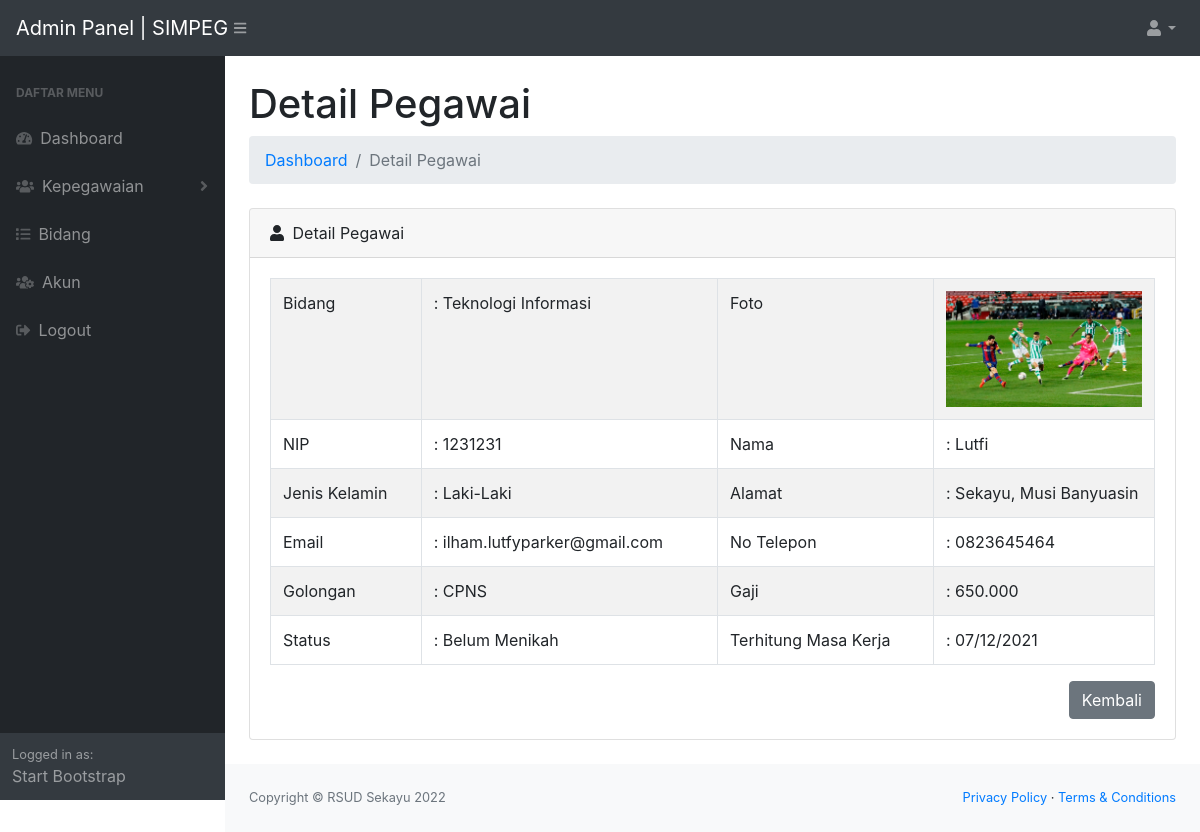
The app's page /admin/detail-pegawai.php?id_pegawai=6 with its own data.
### tables this page shows
CREATE TABLE `pegawai` (
  `id_pegawai` int(11) NOT NULL,
  `id_bidang` int(11) NOT NULL,
  `nip` int(11) NOT NULL,
  `nama` varchar(150) NOT NULL,
  `jk` varchar(15) NOT NULL,
  `alamat` text NOT NULL,
  `email` varchar(50) NOT NULL,
  `no_telepon` varchar(25) NOT NULL,
  `golongan` varchar(20) NOT NULL,
  `gaji` varchar(50) NOT NULL,
  `status` varchar(15) NOT NULL,
  `tmk` date NOT NULL COMMENT 'terhitung masa kerja (tmk)',
  `foto` varchar(150) NOT NULL,
  `id_user` int(11) DEFAULT NULL,
  `tanggal` datetime NOT NULL DEFAULT current_timestamp()
);

CREATE TABLE `bidang` (
  `id_bidang` int(11) NOT NULL,
  `nama_bidang` varchar(25) NOT NULL,
  `tanggal` datetime NOT NULL DEFAULT current_timestamp()
);

### admin/config/controller.php (called while the page is built, shortened)
<?php
function query($query)
{
    global $db;
    $result = mysqli_query($db, $query);
    $rows = [];
    while ($row = mysqli_fetch_assoc($result)) {
        $rows[] = $row;
    }
    return $rows;
}

### admin/detail-pegawai.php (the view, shortened to what this page needs)
<?php
include 'layout/header.php';
$id_pegawai = (int)$_GET['id_pegawai'];
$pegawai = query("SELECT * FROM pegawai INNER JOIN bidang
ON pegawai.id_bidang = bidang.id_bidang WHERE id_pegawai = '$id_pegawai'")[0];
?>
<div id="layoutSidenav_content">
<main>
    <div class="container-fluid">
        <h1 class="mt-4"> Detail Pegawai</h1>
        <ol class="breadcrumb mb-4">
            <li class="breadcrumb-item"><a href="index.php">Dashboard</a></li>
            <li class="breadcrumb-item active">Detail Pegawai</li>
        </ol>
        <div class="card mb-4">
            <div class="card-header">
                <i class="fas fa-user mr-1"></i>
                Detail Pegawai
            </div>
            <div class="card-body">
               <table class="table table-bordered table-striped">
               		<tr>
               			<td>Bidang</td>
               			<td>: <?= $pegawai['nama_bidang']; ?></td>
               			<td>Foto</td>
               			<td width="25%"><img src="assets/img/<?= $pegawai['foto']; ?>" alt="foto" width="100%"></td>
               		</tr>
               		<tr>
               			<td>NIP</td>
               			<td>: <?= $pegawai['nip']; ?></td>
               			<td>Nama</td>
               			<td>: <?= $pegawai['nama']; ?></td>
               		</tr>
               		<tr>
               			<td>Jenis Kelamin</td>
               			<td>: <?= $pegawai['jk']; ?></td>
               			<td>Alamat</td>
               			<td>: <?= $pegawai['alamat']; ?></td>
               		</tr>
               		<tr>
               			<td>Email</td>
               			<td>: <?= $pegawai['email']; ?></td>
               			<td>No Telepon</td>
               			<td>: <?= $pegawai['no_telepon']; ?></td>
               		</tr>
               		<tr>
               			<td>Golongan</td>
               			<td>: <?= $pegawai['golongan']; ?></td>
               			<td>Gaji</td>
               			<td>: <?= number_format($pegawai['gaji'], 0, '.', '.'); ?></td>
               		</tr>
               		<tr>
               			<td>Status</td>
               			<td>: <?= $pegawai['status']; ?></td>
               			<td>Terhitung Masa Kerja</td>
               			<td>: <?= date('d/m/Y', strtotime($pegawai['tmk'])); ?></td>
               		</tr>
               </table>
               <div class="float-right">
               	<a href="daftar-pegawai.php" class="btn btn-secondary">Kembali</a>
               </div>
            </div>
        </div>
    </div>
</main>
<?php include 'layout/footer.php'; ?>

### records on screen
pegawai: id_bidang.nama_bidang "Teknologi Informasi", foto (picture), nip "1231231", nama "Lutfi", jk "Laki-Laki", alamat "Sekayu, Musi Banyuasin", email "ilham.lutfyparker@gmail.com", no_telepon "0823645464", golongan "CPNS", gaji "650.000", status "Belum Menikah", tmk "07/12/2021"
